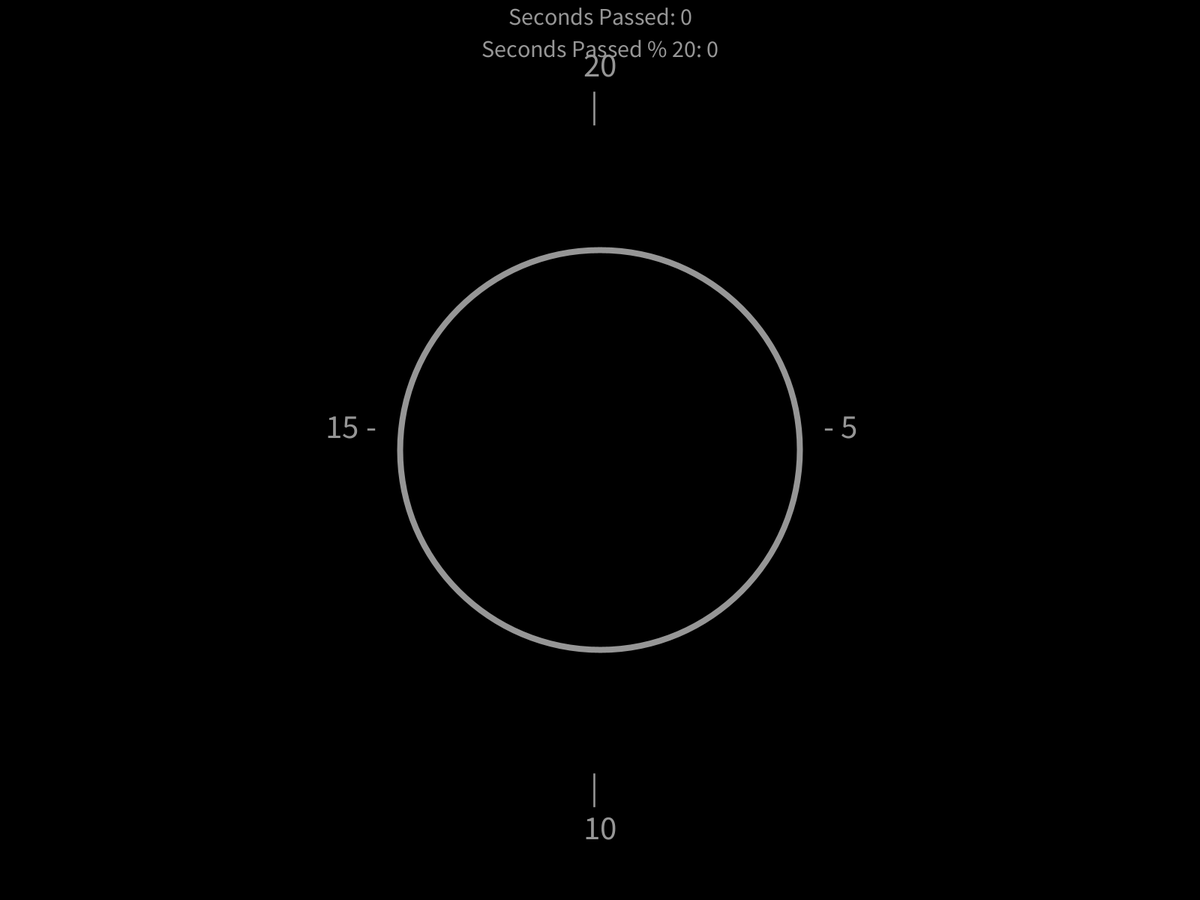
Frame 1 (no input)
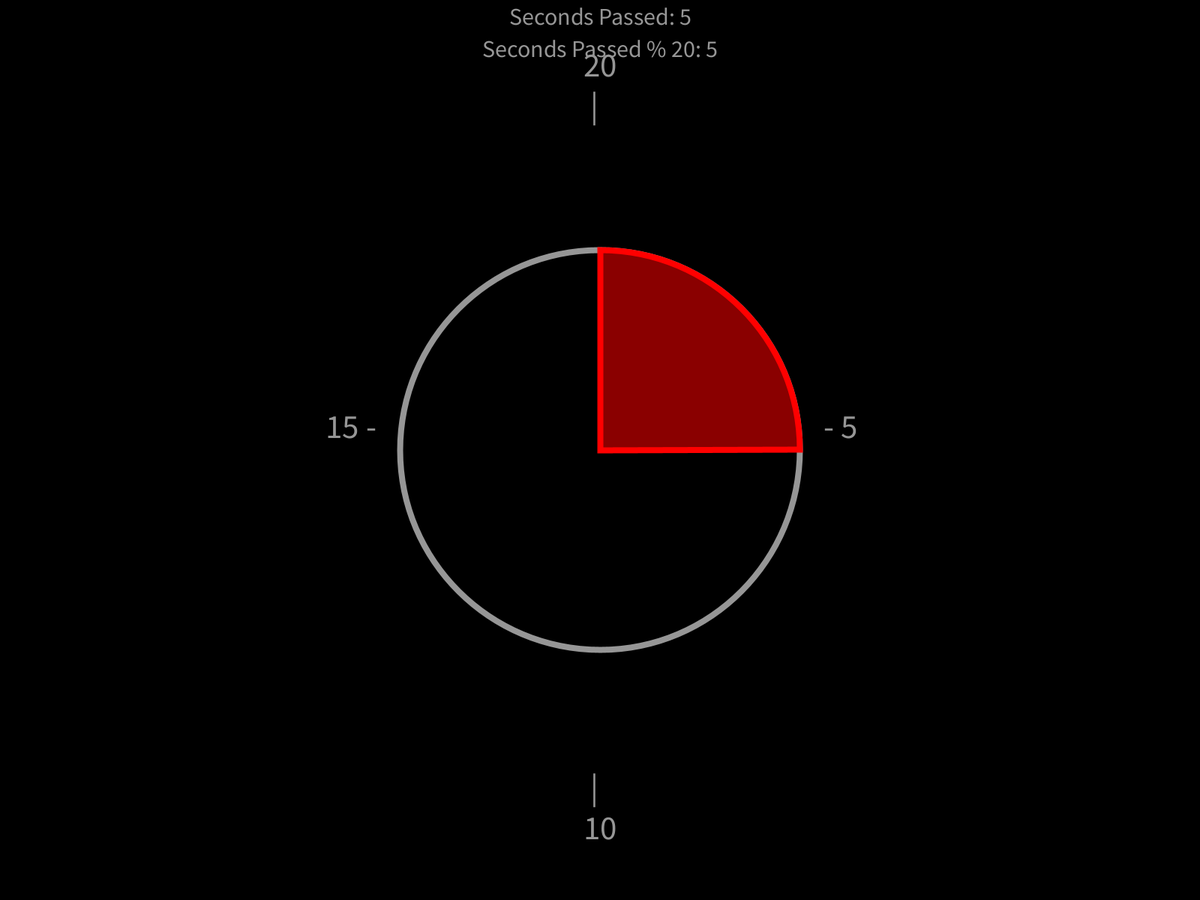
Frame 60 (the mouse pressed at the canvas centre just before this capture)
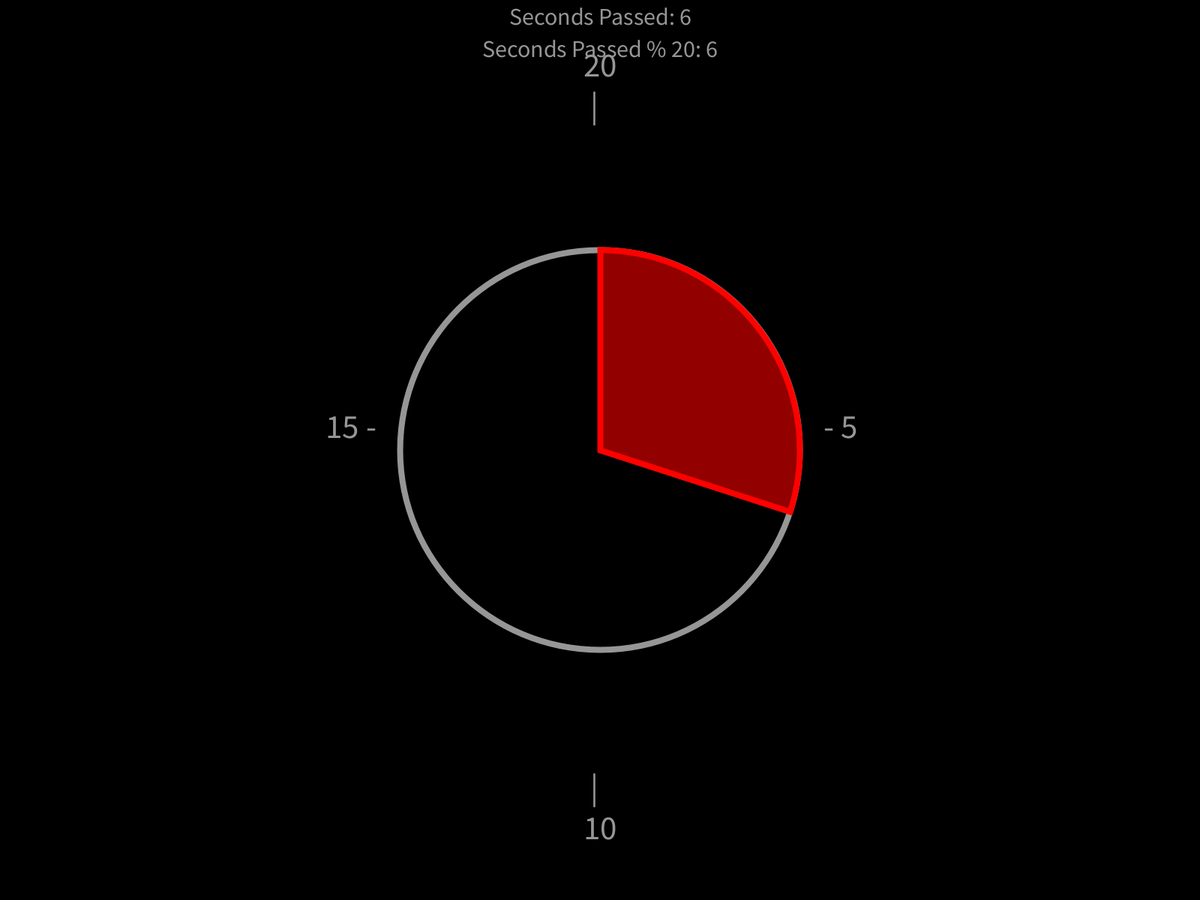
Frame 120 (the mouse held since frame 60 and released just before this capture)

The Processing sketch that drew these frames (run headless with seeded random() and noise(); from frame 60 on, the mouse is pressed at the canvas centre):

// Processing sketch: clock
// ── clock.pde
int passed;

void setup() {
  fullScreen();
  background(0);
  
  passed = 0;
}

void draw() {
  background(0);
  passed = millis() / 1000;
  int secs = passed % 20;
  float co = (((float)secs/20) * 155);
  
  textSize(32);
  fill(150);
  text("Seconds Passed: " + passed, (width - textWidth("Seconds Passed: " + passed))/2, 10 + textAscent());
  text("Seconds Passed % 20: " + secs, (width - textWidth("Seconds Passed % 20: " + secs))/2, (15 + textAscent())*2);
  
  textSize(45);
  text("20\n |", (width - textWidth("20"))/2, width/9 - textAscent()*2 - 10);
  text(" |\n10", (width - textWidth("10"))/2, height - (width/9) + textAscent() + 10);
  text("- 5", 2*width/3 +10 + textWidth("5"), height/2 - textAscent()/2);
  text("15 -", width/3 - 10 - textWidth("1445"), height/2 - textAscent()/2);
  
  strokeWeight(8);
  stroke(150);
  noFill();
  arc(width/2, height/2, width/3, width/3, -PI/2, 1.5*PI);
  
  stroke(255, 0, 0);
  fill(co + 100, 0, 0);
  float angly = map(secs, 0, 20, -PI/2, 1.5*PI);
  arc(width/2, height/2, width/3, width/3, -PI/2, angly, PIE);
}
